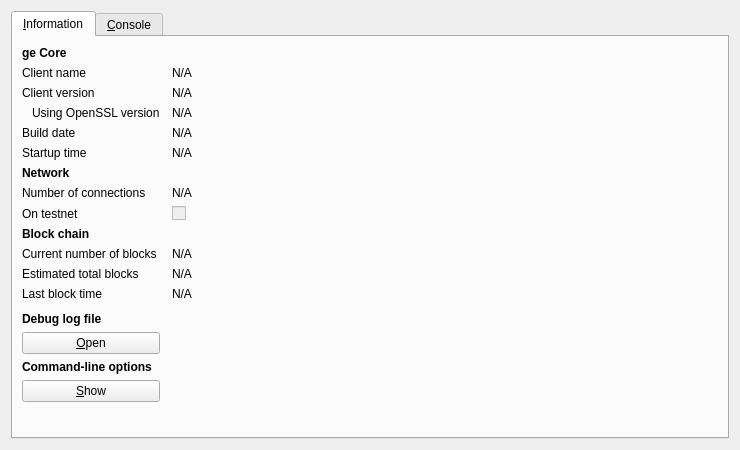
<?xml version="1.0" encoding="UTF-8"?>
<ui version="4.0">
 <class>RPCConsole</class>
 <widget class="QDialog" name="RPCConsole">
  <property name="geometry">
   <rect>
    <x>0</x>
    <y>0</y>
    <width>740</width>
    <height>450</height>
   </rect>
  </property>
  <property name="windowTitle">
   <string>ge - Debug window</string>
  </property>
  <layout class="QVBoxLayout" name="verticalLayout_2">
   <item>
    <widget class="QTabWidget" name="tabWidget">
     <property name="currentIndex">
      <number>0</number>
     </property>
     <widget class="QWidget" name="tab_info">
      <attribute name="title">
       <string>&amp;Information</string>
      </attribute>
      <layout class="QGridLayout" name="gridLayout" columnstretch="0,1">
       <property name="horizontalSpacing">
        <number>12</number>
       </property>
       <item row="0" column="0">
        <widget class="QLabel" name="label_9">
         <property name="font">
          <font>
           <weight>75</weight>
           <bold>true</bold>
          </font>
         </property>
         <property name="text">
          <string>ge Core</string>
         </property>
        </widget>
       </item>
       <item row="1" column="0">
        <widget class="QLabel" name="label_5">
         <property name="text">
          <string>Client name</string>
         </property>
        </widget>
       </item>
       <item row="1" column="1">
        <widget class="QLabel" name="clientName">
         <property name="cursor">
          <cursorShape>IBeamCursor</cursorShape>
         </property>
         <property name="text">
          <string>N/A</string>
         </property>
         <property name="textFormat">
          <enum>Qt::PlainText</enum>
         </property>
         <property name="textInteractionFlags">
          <set>Qt::LinksAccessibleByMouse|Qt::TextSelectableByKeyboard|Qt::TextSelectableByMouse</set>
         </property>
        </widget>
       </item>
       <item row="2" column="0">
        <widget class="QLabel" name="label_6">
         <property name="text">
          <string>Client version</string>
         </property>
        </widget>
       </item>
       <item row="2" column="1">
        <widget class="QLabel" name="clientVersion">
         <property name="cursor">
          <cursorShape>IBeamCursor</cursorShape>
         </property>
         <property name="text">
          <string>N/A</string>
         </property>
         <property name="textFormat">
          <enum>Qt::PlainText</enum>
         </property>
         <property name="textInteractionFlags">
          <set>Qt::LinksAccessibleByMouse|Qt::TextSelectableByKeyboard|Qt::TextSelectableByMouse</set>
         </property>
        </widget>
       </item>
       <item row="3" column="0">
        <widget class="QLabel" name="label_14">
         <property name="text">
          <string>Using OpenSSL version</string>
         </property>
         <property name="indent">
          <number>10</number>
         </property>
        </widget>
       </item>
       <item row="3" column="1">
        <widget class="QLabel" name="openSSLVersion">
         <property name="cursor">
          <cursorShape>IBeamCursor</cursorShape>
         </property>
         <property name="text">
          <string>N/A</string>
         </property>
         <property name="textFormat">
          <enum>Qt::PlainText</enum>
         </property>
         <property name="textInteractionFlags">
          <set>Qt::LinksAccessibleByMouse|Qt::TextSelectableByKeyboard|Qt::TextSelectableByMouse</set>
         </property>
        </widget>
       </item>
       <item row="4" column="0">
        <widget class="QLabel" name="label_12">
         <property name="text">
          <string>Build date</string>
         </property>
        </widget>
       </item>
       <item row="4" column="1">
        <widget class="QLabel" name="buildDate">
         <property name="cursor">
          <cursorShape>IBeamCursor</cursorShape>
         </property>
         <property name="text">
          <string>N/A</string>
         </property>
         <property name="textFormat">
          <enum>Qt::PlainText</enum>
         </property>
         <property name="textInteractionFlags">
          <set>Qt::LinksAccessibleByMouse|Qt::TextSelectableByKeyboard|Qt::TextSelectableByMouse</set>
         </property>
        </widget>
       </item>
       <item row="5" column="0">
        <widget class="QLabel" name="label_13">
         <property name="text">
          <string>Startup time</string>
         </property>
        </widget>
       </item>
       <item row="5" column="1">
        <widget class="QLabel" name="startupTime">
         <property name="cursor">
          <cursorShape>IBeamCursor</cursorShape>
         </property>
         <property name="text">
          <string>N/A</string>
         </property>
         <property name="textFormat">
          <enum>Qt::PlainText</enum>
         </property>
         <property name="textInteractionFlags">
          <set>Qt::LinksAccessibleByMouse|Qt::TextSelectableByKeyboard|Qt::TextSelectableByMouse</set>
         </property>
        </widget>
       </item>
       <item row="6" column="0">
        <widget class="QLabel" name="label_11">
         <property name="font">
          <font>
           <weight>75</weight>
           <bold>true</bold>
          </font>
         </property>
         <property name="text">
          <string>Network</string>
         </property>
        </widget>
       </item>
       <item row="7" column="0">
        <widget class="QLabel" name="label_7">
         <property name="text">
          <string>Number of connections</string>
         </property>
        </widget>
       </item>
       <item row="7" column="1">
        <widget class="QLabel" name="numberOfConnections">
         <property name="cursor">
          <cursorShape>IBeamCursor</cursorShape>
         </property>
         <property name="text">
          <string>N/A</string>
         </property>
         <property name="textFormat">
          <enum>Qt::PlainText</enum>
         </property>
         <property name="textInteractionFlags">
          <set>Qt::LinksAccessibleByMouse|Qt::TextSelectableByKeyboard|Qt::TextSelectableByMouse</set>
         </property>
        </widget>
       </item>
       <item row="8" column="0">
        <widget class="QLabel" name="label_8">
         <property name="text">
          <string>On testnet</string>
         </property>
        </widget>
       </item>
       <item row="8" column="1">
        <widget class="QCheckBox" name="isTestNet">
         <property name="enabled">
          <bool>false</bool>
         </property>
         <property name="text">
          <string/>
         </property>
        </widget>
       </item>
       <item row="9" column="0">
        <widget class="QLabel" name="label_10">
         <property name="font">
          <font>
           <weight>75</weight>
           <bold>true</bold>
          </font>
         </property>
         <property name="text">
          <string>Block chain</string>
         </property>
        </widget>
       </item>
       <item row="10" column="0">
        <widget class="QLabel" name="label_3">
         <property name="text">
          <string>Current number of blocks</string>
         </property>
        </widget>
       </item>
       <item row="10" column="1">
        <widget class="QLabel" name="numberOfBlocks">
         <property name="cursor">
          <cursorShape>IBeamCursor</cursorShape>
         </property>
         <property name="text">
          <string>N/A</string>
         </property>
         <property name="textFormat">
          <enum>Qt::PlainText</enum>
         </property>
         <property name="textInteractionFlags">
          <set>Qt::LinksAccessibleByMouse|Qt::TextSelectableByKeyboard|Qt::TextSelectableByMouse</set>
         </property>
        </widget>
       </item>
       <item row="11" column="0">
        <widget class="QLabel" name="label_4">
         <property name="text">
          <string>Estimated total blocks</string>
         </property>
        </widget>
       </item>
       <item row="11" column="1">
        <widget class="QLabel" name="totalBlocks">
         <property name="cursor">
          <cursorShape>IBeamCursor</cursorShape>
         </property>
         <property name="text">
          <string>N/A</string>
         </property>
         <property name="textFormat">
          <enum>Qt::PlainText</enum>
         </property>
         <property name="textInteractionFlags">
          <set>Qt::LinksAccessibleByMouse|Qt::TextSelectableByKeyboard|Qt::TextSelectableByMouse</set>
         </property>
        </widget>
       </item>
       <item row="12" column="0">
        <widget class="QLabel" name="label_2">
         <property name="text">
          <string>Last block time</string>
         </property>
        </widget>
       </item>
       <item row="12" column="1">
        <widget class="QLabel" name="lastBlockTime">
         <property name="cursor">
          <cursorShape>IBeamCursor</cursorShape>
         </property>
         <property name="text">
          <string>N/A</string>
         </property>
         <property name="textFormat">
          <enum>Qt::PlainText</enum>
         </property>
         <property name="textInteractionFlags">
          <set>Qt::LinksAccessibleByMouse|Qt::TextSelectableByKeyboard|Qt::TextSelectableByMouse</set>
         </property>
        </widget>
       </item>
       <item row="13" column="0">
        <spacer name="verticalSpacer_2">
         <property name="orientation">
          <enum>Qt::Vertical</enum>
         </property>
         <property name="sizeHint" stdset="0">
          <size>
           <width>20</width>
           <height>20</height>
          </size>
         </property>
        </spacer>
       </item>
       <item row="14" column="0">
        <widget class="QLabel" name="labelDebugLogfile">
         <property name="font">
          <font>
           <weight>75</weight>
           <bold>true</bold>
          </font>
         </property>
         <property name="text">
          <string>Debug log file</string>
         </property>
        </widget>
       </item>
       <item row="15" column="0">
        <widget class="QPushButton" name="openDebugLogfileButton">
         <property name="toolTip">
          <string>Open the ge debug log file from the current data directory. This can take a few seconds for large log files.</string>
         </property>
         <property name="text">
          <string>&amp;Open</string>
         </property>
         <property name="autoDefault">
          <bool>false</bool>
         </property>
        </widget>
       </item>
       <item row="16" column="0">
        <widget class="QLabel" name="labelCLOptions">
         <property name="font">
          <font>
           <weight>75</weight>
           <bold>true</bold>
          </font>
         </property>
         <property name="text">
          <string>Command-line options</string>
         </property>
        </widget>
       </item>
       <item row="17" column="0">
        <widget class="QPushButton" name="showCLOptionsButton">
         <property name="toolTip">
          <string>Show the ge-qt help message to get a list with possible ge command-line options.</string>
         </property>
         <property name="text">
          <string>&amp;Show</string>
         </property>
         <property name="autoDefault">
          <bool>false</bool>
         </property>
        </widget>
       </item>
       <item row="18" column="0">
        <spacer name="verticalSpacer">
         <property name="orientation">
          <enum>Qt::Vertical</enum>
         </property>
         <property name="sizeHint" stdset="0">
          <size>
           <width>20</width>
           <height>40</height>
          </size>
         </property>
        </spacer>
       </item>
      </layout>
     </widget>
     <widget class="QWidget" name="tab_console">
      <attribute name="title">
       <string>&amp;Console</string>
      </attribute>
      <layout class="QVBoxLayout" name="verticalLayout_3">
       <property name="spacing">
        <number>3</number>
       </property>
       <item>
        <widget class="QTextEdit" name="messagesWidget">
         <property name="minimumSize">
          <size>
           <width>0</width>
           <height>100</height>
          </size>
         </property>
         <property name="readOnly">
          <bool>true</bool>
         </property>
         <property name="tabKeyNavigation" stdset="0">
          <bool>false</bool>
         </property>
         <property name="columnCount" stdset="0">
          <number>2</number>
         </property>
        </widget>
       </item>
       <item>
        <layout class="QHBoxLayout" name="horizontalLayout">
         <property name="spacing">
          <number>3</number>
         </property>
         <item>
          <widget class="QLabel" name="label">
           <property name="text">
            <string notr="true">&gt;</string>
           </property>
          </widget>
         </item>
         <item>
          <widget class="QLineEdit" name="lineEdit"/>
         </item>
         <item>
          <widget class="QPushButton" name="clearButton">
           <property name="maximumSize">
            <size>
             <width>24</width>
             <height>24</height>
            </size>
           </property>
           <property name="toolTip">
            <string>Clear console</string>
           </property>
           <property name="text">
            <string/>
           </property>
           <property name="icon">
            <iconset resource="../bitcoin.qrc">
             <normaloff>:/icons/remove</normaloff>:/icons/remove</iconset>
           </property>
           <property name="shortcut">
            <string notr="true">Ctrl+L</string>
           </property>
           <property name="autoDefault">
            <bool>false</bool>
           </property>
          </widget>
         </item>
        </layout>
       </item>
      </layout>
     </widget>
    </widget>
   </item>
  </layout>
 </widget>
 <resources>
  <include location="../bitcoin.qrc"/>
 </resources>
 <connections/>
</ui>
